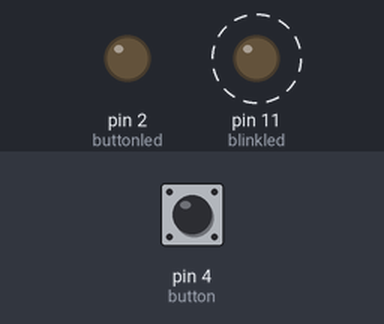
This sketch was run on a simulated Arduino Uno, built with avr-gcc and run on an emulated ATmega328P. Parts: output pins drawn as LEDs (lit = HIGH). Dashed ring = blinking. Inputs (shaded band) come from the test bench; at power-on: pin 4 (button) LOW.

Above: at 1.2 s.
1.3 s: pin 4 (button) pulled HIGH for 0.15 s
At 1.37 s:
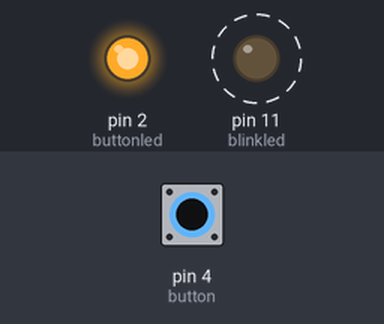
4.3 s: pin 4 (button) pulled HIGH for 1 s
At 5.75 s:
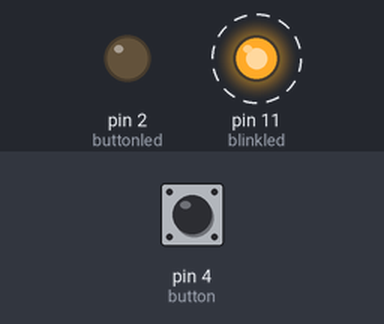
7.3 s: pin 4 (button) pulled HIGH for 3.2 s
At 7.75 s:
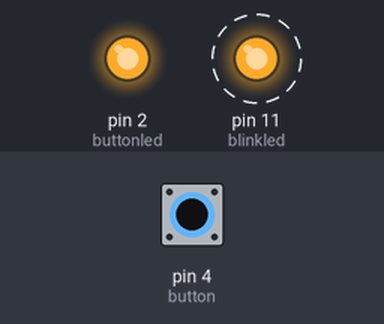
Timing chart, 0 to 18.0 s (numbered marks = the images above; inputs shaded):
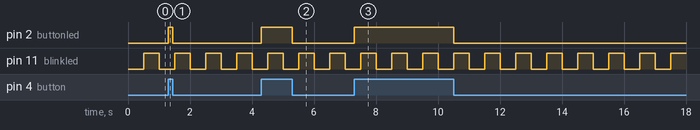

The sketch:

code_01.ino
```cpp
const int blinkled = 11;
const int buttonled = 2;
const int button = 4;

int prevMillis = 0;
int interval = 500;
bool blinkState = LOW;
void setup() {
  Serial.begin(9600);
  pinMode(blinkled, OUTPUT);
  pinMode(buttonled, OUTPUT);
  pinMode(button, INPUT);
}

void loop() {
  int currentMillis = millis();
  if (currentMillis - prevMillis >= interval) {
    prevMillis = currentMillis;
    blinkState = !blinkState;
    digitalWrite(blinkled, blinkState);
  }
  if (digitalRead(button))
    digitalWrite(buttonled, HIGH);
  else
    digitalWrite(buttonled, LOW);
}
```

Measured:
- after the input at 1.3 s, pin 2 (buttonled): LOW → HIGH at once, → LOW 0.15 s later
- after the input at 4.3 s, pin 2 (buttonled): LOW → HIGH at once, → LOW 1.0 s later
- after the input at 7.3 s, pin 2 (buttonled): LOW → HIGH at once, → LOW 3.2 s later
- by itself, pin 11 (blinkled): alternates HIGH for 0.50 s and LOW for 0.50 s
